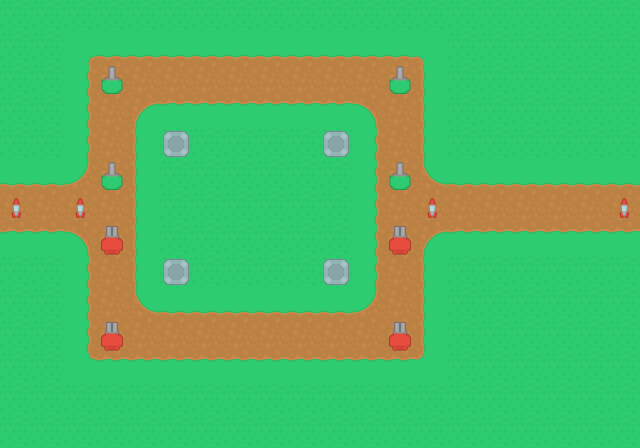

Tiled map render using the project's own tile images. Description and the whole map definition, tile-layer contents included, below:
An orthogonal 20x14 tile map with 32x32 px tiles, 4 tile layers (ground, path, waypoint, towers), 1 hidden layer not drawn.

<map version="1.9" tiledversion="1.9.2" orientation="orthogonal" renderorder="right-down" width="20" height="14" tilewidth="32" tileheight="32" infinite="0" nextlayerid="7" nextobjectid="1">
 <tileset firstgid="1" source="towerDefense_tilesheet.tsx" />
 <layer id="1" name="ground" width="20" height="14">
  <data encoding="csv">
25,25,25,25,25,25,25,25,25,25,25,25,25,25,25,25,25,25,25,25,
25,25,25,25,25,25,25,25,25,25,25,25,25,25,25,25,25,25,25,25,
25,25,25,25,25,25,25,25,25,25,25,25,25,25,25,25,25,25,25,25,
25,25,25,25,25,25,25,25,25,25,25,25,25,25,25,25,25,25,25,25,
25,25,25,25,25,25,25,25,25,25,25,25,25,25,25,25,25,25,25,25,
25,25,25,25,25,25,25,25,25,25,25,25,25,25,25,25,25,25,25,25,
25,25,25,25,25,25,25,25,25,25,25,25,25,25,25,25,25,25,25,25,
25,25,25,25,25,25,25,25,25,25,25,25,25,25,25,25,25,25,25,25,
25,25,25,25,25,25,25,25,25,25,25,25,25,25,25,25,25,25,25,25,
25,25,25,25,25,25,25,25,25,25,25,25,25,25,25,25,25,25,25,25,
25,25,25,25,25,25,25,25,25,25,25,25,25,25,25,25,25,25,25,25,
25,25,25,25,25,25,25,25,25,25,25,25,25,25,25,25,25,25,25,25,
25,25,25,25,25,25,25,25,25,25,25,25,25,25,25,25,25,25,25,25,
25,25,25,25,25,25,25,25,25,25,25,25,25,25,25,25,25,25,25,25
</data>
 </layer>
 <layer id="3" name="path" width="20" height="14">
  <data encoding="csv">
0,0,0,0,0,0,0,0,0,0,0,0,0,0,0,0,0,0,0,0,
0,0,70,71,71,71,71,71,71,71,71,71,71,72,0,0,0,0,0,0,
0,0,93,94,94,94,94,94,94,94,94,94,94,95,0,0,0,0,0,0,
0,0,93,94,73,117,117,117,117,117,117,74,94,95,0,0,0,0,0,0,
0,0,93,94,95,0,0,0,0,0,0,93,94,95,0,0,0,0,0,0,
71,71,97,94,95,0,0,0,0,0,0,93,94,96,71,71,71,71,71,71,
94,94,94,94,95,0,0,0,0,0,0,93,94,94,94,94,94,94,94,94,
117,117,74,94,95,0,0,0,0,0,0,93,94,73,117,117,117,117,117,117,
0,0,93,94,95,0,0,0,0,0,0,93,94,95,0,0,0,0,0,0,
0,0,93,94,96,71,71,71,71,71,71,97,94,95,0,0,0,0,0,0,
0,0,93,94,94,94,94,94,94,94,94,94,94,95,0,0,0,0,0,0,
0,0,116,117,117,117,117,117,117,117,117,117,117,118,0,0,0,0,0,0,
0,0,0,0,0,0,0,0,0,0,0,0,0,0,0,0,0,0,0,0,
0,0,0,0,0,0,0,0,0,0,0,0,0,0,0,0,0,0,0,0
</data>
 </layer>
 <layer id="4" name="objective" width="20" height="14" visible="0">
  <data encoding="csv">
0,0,0,0,0,0,0,0,0,0,0,0,0,0,0,0,0,0,0,0,
0,0,0,0,0,0,0,0,0,0,0,0,0,0,0,0,0,0,0,0,
0,0,0,0,0,0,0,0,0,0,0,0,0,0,0,0,0,0,0,0,
0,0,0,0,0,0,0,0,0,0,0,0,0,0,0,0,0,0,0,0,
0,0,0,0,0,0,0,0,0,0,0,0,0,0,0,0,0,0,0,0,
0,0,0,0,0,0,0,0,0,0,0,0,0,0,0,0,0,0,0,0,
0,0,0,0,0,0,0,0,0,0,0,0,0,0,0,0,0,0,0,288,
0,0,0,0,0,0,0,0,0,0,0,0,0,0,0,0,0,0,0,0,
0,0,0,0,0,0,0,0,0,0,0,0,0,0,0,0,0,0,0,0,
0,0,0,0,0,0,0,0,0,0,0,0,0,0,0,0,0,0,0,0,
0,0,0,0,0,0,0,0,0,0,0,0,0,0,0,0,0,0,0,0,
0,0,0,0,0,0,0,0,0,0,0,0,0,0,0,0,0,0,0,0,
0,0,0,0,0,0,0,0,0,0,0,0,0,0,0,0,0,0,0,0,
0,0,0,0,0,0,0,0,0,0,0,0,0,0,0,0,0,0,0,0
</data>
 </layer>
 <layer id="6" name="waypoint" width="20" height="14">
  <data encoding="csv">
0,0,0,0,0,0,0,0,0,0,0,0,0,0,0,0,0,0,0,0,
0,0,0,0,0,0,0,0,0,0,0,0,0,0,0,0,0,0,0,0,
0,0,0,250,0,0,0,0,0,0,0,0,250,0,0,0,0,0,0,0,
0,0,0,0,0,0,0,0,0,0,0,0,0,0,0,0,0,0,0,0,
0,0,0,0,0,0,0,0,0,0,0,0,0,0,0,0,0,0,0,0,
0,0,0,250,0,0,0,0,0,0,0,0,250,0,0,0,0,0,0,0,
253,0,253,0,0,0,0,0,0,0,0,0,0,253,0,0,0,0,0,253,
0,0,0,251,0,0,0,0,0,0,0,0,251,0,0,0,0,0,0,0,
0,0,0,0,0,0,0,0,0,0,0,0,0,0,0,0,0,0,0,0,
0,0,0,0,0,0,0,0,0,0,0,0,0,0,0,0,0,0,0,0,
0,0,0,251,0,0,0,0,0,0,0,0,251,0,0,0,0,0,0,0,
0,0,0,0,0,0,0,0,0,0,0,0,0,0,0,0,0,0,0,0,
0,0,0,0,0,0,0,0,0,0,0,0,0,0,0,0,0,0,0,0,
0,0,0,0,0,0,0,0,0,0,0,0,0,0,0,0,0,0,0,0
</data>
 </layer>
 <layer id="2" name="towers" width="20" height="14">
  <data encoding="csv">
0,0,0,0,0,0,0,0,0,0,0,0,0,0,0,0,0,0,0,0,
0,0,0,0,0,0,0,0,0,0,0,0,0,0,0,0,0,0,0,0,
0,0,0,0,0,0,0,0,0,0,0,0,0,0,0,0,0,0,0,0,
0,0,0,0,0,0,0,0,0,0,0,0,0,0,0,0,0,0,0,0,
0,0,0,0,0,182,0,0,0,0,182,0,0,0,0,0,0,0,0,0,
0,0,0,0,0,0,0,0,0,0,0,0,0,0,0,0,0,0,0,0,
0,0,0,0,0,0,0,0,0,0,0,0,0,0,0,0,0,0,0,0,
0,0,0,0,0,0,0,0,0,0,0,0,0,0,0,0,0,0,0,0,
0,0,0,0,0,182,0,0,0,0,182,0,0,0,0,0,0,0,0,0,
0,0,0,0,0,0,0,0,0,0,0,0,0,0,0,0,0,0,0,0,
0,0,0,0,0,0,0,0,0,0,0,0,0,0,0,0,0,0,0,0,
0,0,0,0,0,0,0,0,0,0,0,0,0,0,0,0,0,0,0,0,
0,0,0,0,0,0,0,0,0,0,0,0,0,0,0,0,0,0,0,0,
0,0,0,0,0,0,0,0,0,0,0,0,0,0,0,0,0,0,0,0
</data>
 </layer>
</map>
